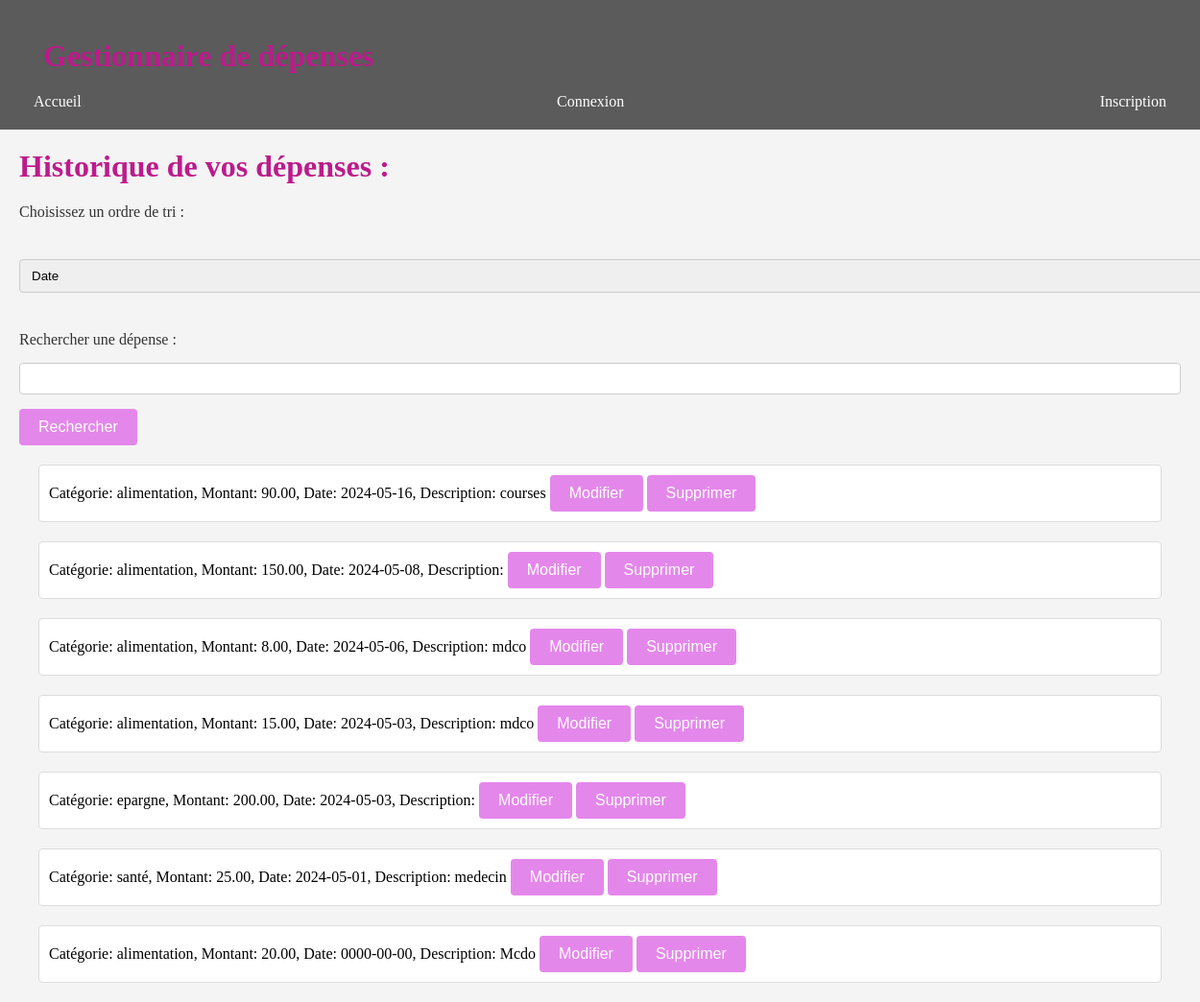
/Historique.php, run on an earlier commit of the app's database.
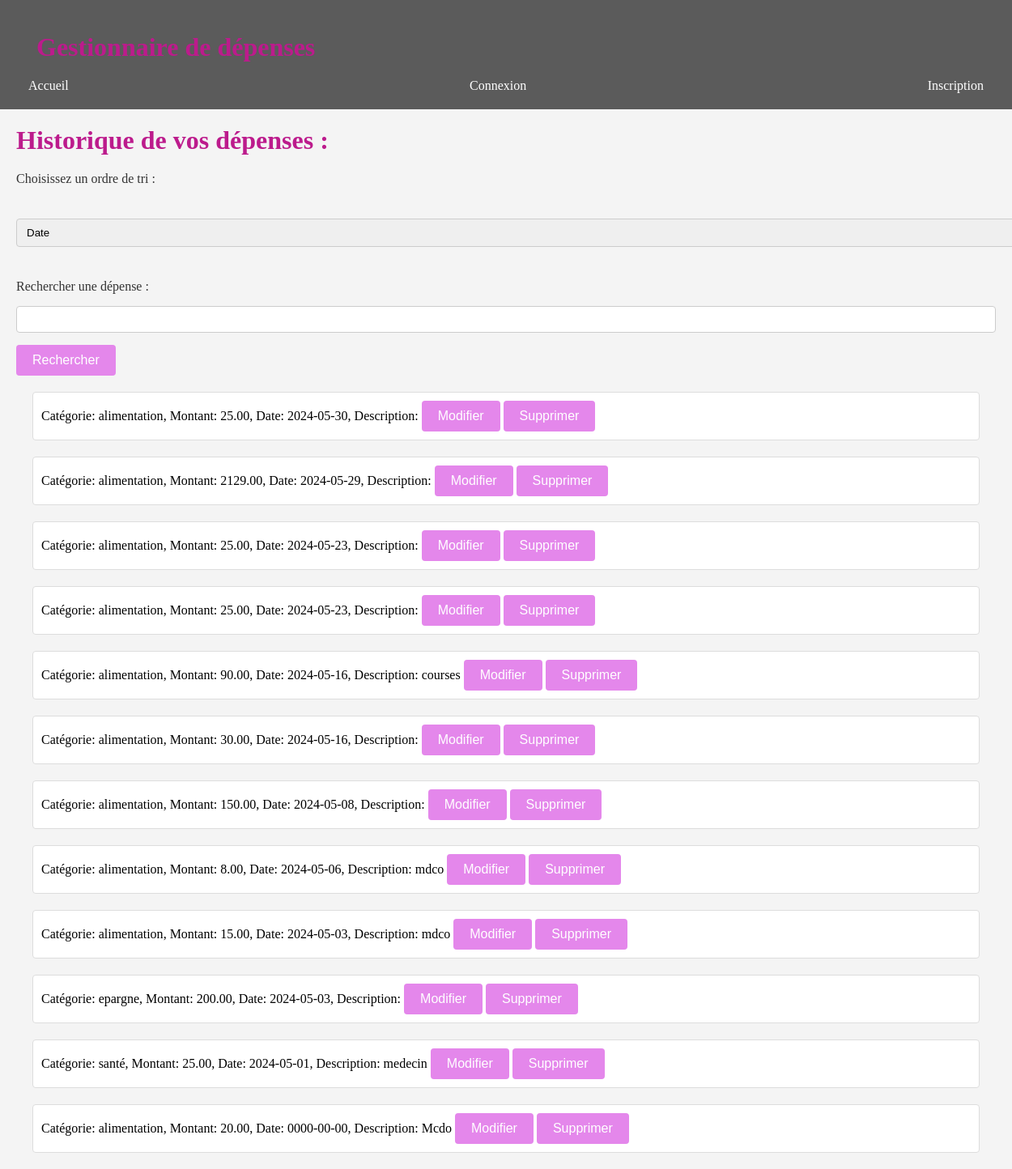
And on a later commit of the database.
### tables this page shows
CREATE TABLE IF NOT EXISTS `depenses` (
  `id` int NOT NULL AUTO_INCREMENT,
  `user_id` int NOT NULL,
  `categorie` varchar(255) NOT NULL,
  `montant` decimal(10,2) NOT NULL,
  `date` date NOT NULL,
  `description` text,
  PRIMARY KEY (`id`),
  KEY `user_id` (`user_id`)
);

### afficherDepense.php (the view, shortened to what this page needs)
<?php
include 'connect.php';
$sql = "SELECT * FROM depenses ORDER BY date DESC";
$result = $conn->query($sql);
if ($result->num_rows > 0) {
    while($row = $result->fetch_assoc()) {
        echo "<li data-id='{$row['id']}' data-date='{$row['date']}' data-montant='{$row['montant']}' data-categorie='{$row['categorie']}'>
              Catégorie: {$row['categorie']}, Montant: {$row['montant']}, Date: {$row['date']}, Description: {$row['description']}
              <button onclick='modifierDepense({$row['id']})'>Modifier</button>
              <button onclick='supprimerDepense({$row['id']})'>Supprimer</button>
              </li>";
    }
} else {
    echo "<li>Pas de dépenses enregistrées</li>";
}

### Historique.php (shortened to what this page needs)
<!DOCTYPE html>
<html lang="fr">
<head>
  <link href="style.css" rel="stylesheet" type="text/css" media="screen"/>
</head>
<body>
<header>
    <div class="container">
        <h1>Gestionnaire de dépenses</h1>
        <nav>
            <ul>
                <li><a href="Accueil.php">Accueil</a></li>
                <?php
                if (isset($_SESSION['user_id'])) {
                    echo '<li><a href="Ajout.php">Ajout Dépense</a></li><li><a href="Historique.php">Historique</a></li>
                    <li><a href="Graphiques.php">Graphiques</a></li>';
                    echo '<li><a href="logout.php">Déconnexion</a></li>';
                    echo '<li><a href="profil.php">Modifier Profil</a></li>';
                    echo '<li class="user-profile">';
                    echo '<img src="' . $_SESSION['photo'] . '" alt="Photo de profil">';
                    echo '<span class="username">' . $_SESSION['username'] . '</span>';
                    echo '</li>';
                    echo '<div id="totalDepenses"><h2> |Total Dépenses: 0 <h2></div>';
                }
                else{
                    echo '<li><a href="connexion.html">Connexion</a></li><li><a href="compte.html">Inscription</a></li>';
                }
                ?>
            </ul>
        </nav>
    </div>
</header>
<h1>Historique de vos dépenses :</h1>
<label id="form" for="tri">Choisissez un ordre de tri :</label>
<select id="form" id="tri" onchange="trierDepenses()">
  <option value="date">Date</option>
</select>
<form id="form" action="recherche.php" method="post">
  <label for="search">Rechercher une dépense :</label>
  <input type="text" id="search" name="search">
  <button type="submit">Rechercher</button>
</form>
<ul id="listeDepenses">
  <?php
    include 'afficherDepense.php';
    ?>
</ul>
</body>
</html>

### style.css (style rules this page uses)
.container { max-width: 1200px; padding: 0 20px; margin: 0px auto; }
header { background-color: #5b5b5b; color: #fff; padding: 20px 0; }
body { font-family: 'American Typewriter', serif; margin: 0px; padding: 0px; background-color: #f4f4f4; text-align: left; }
h1 { text-align: left; color: #bc1b8c; margin: 20px; }
#form { margin: 20px; }
nav { text-align: left; margin: 0px; }
nav ul { list-style-type: none; margin: 0; padding: 0; display: flex; align-items: center; }
nav ul li { display: inline; margin-left: auto; }
nav ul li:first-child { margin-left: 0; }
nav ul li:last-child { margin-left: auto; }
nav ul li a { text-decoration: none; color: #fff; padding: 10px 10px; border-radius: 4px; transition: background-color 0.3s; }
label { display: block; margin: 10px 0; color: #333; }
select, input, textarea { width: 100%; padding: 8px; margin: 5px 0 15px 0; box-sizing: border-box; border: 1px solid #ccc; border-radius: 4px; }
button { background-color: rgb(228, 135, 235); color: white; padding: 10px 20px; font-size: 16px; cursor: pointer; border: none; border-radius: 4px; }
#listeDepenses { list-style: none; padding: 0; margin: 20px; }
#listeDepenses li { border: 1px solid #ddd; background-color: #fff; margin: 20px; padding: 10px; border-radius: 4px; }
#listeDepenses { margin: 20px; }

What changed in the data, as far as the page shows it:
added depenses: categorie "alimentation", montant "25.00", date "2024-05-30"
added depenses: categorie "alimentation", montant "2129.00", date "2024-05-29"
added depenses: categorie "alimentation", montant "25.00", date "2024-05-23"
added depenses: categorie "alimentation", montant "25.00", date "2024-05-23"
added depenses: categorie "alimentation", montant "30.00", date "2024-05-16"
